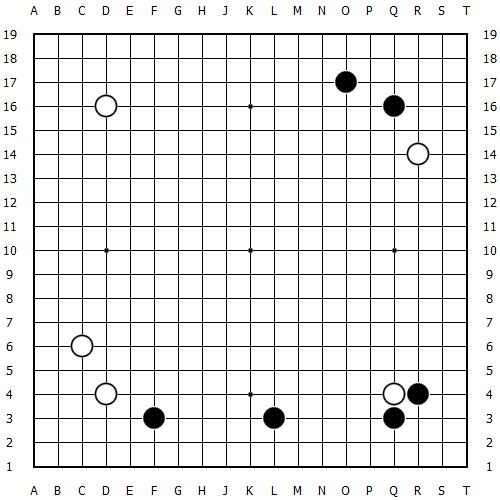
#> input picture go/go1.jpg, 500 x 500 px, found by its file name
$ python go.py
#> lines starting #> are read from the running program, lines starting #| are printed output that depends on the picture; after the words box and inside, x2 and y2 are one past the last pixel; in counts of white or black regions, pixels touching at a corner belong together
import cv2 as cv
import numpy as np
import math

#이미지 로드
src_gray = cv.imread('GO1.jpg',cv.IMREAD_GRAYSCALE)
#> src_gray: shape (500, 500); min 0, max 255, mean 232

if src_gray is None:
    print("Image load failed")

cv.imshow('src_gray',src_gray)

#노이즈 제거
blur_src_gray=cv.GaussianBlur(src_gray,(5,5),0)
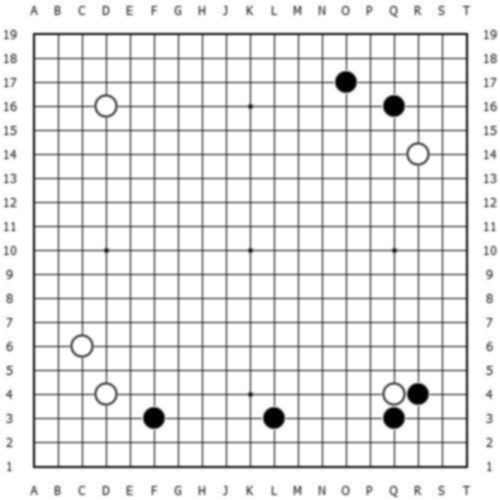
#> blur_src_gray: shape (500, 500); min 0, max 255, mean 232.1
dst_l = cv.cvtColor(src_gray, cv.COLOR_GRAY2BGR)

# 바둑알 검출
circles = cv.HoughCircles(src_gray, cv.HOUGH_GRADIENT,1,10,param1=100,param2=20,minRadius= 11,maxRadius=13)
#> circles = [[81.5, 345.5, 11.2], [105.5, 105.5, 11.2], [105.5, 393.5, 11.2], [393.5, 393.5, 11.2], [417.5, 153.5, 11.2], [153.5, 417.5, 11.15], [273.5, 417.5, 11.15], [345.5, 81.5, 11.15], [393.5, 105.5, 11.15], [393.5, 417.5, 11.15], [417.5, 393.5, 11.15]]

if circles is not None:
    for i in range(circles.shape[1]):
        cx,cy,radius = circles[0][i]
        cv.circle(dst_l,(int(cx),int(cy)),int(radius),(0,0,255),2,cv.LINE_AA)
#> this loop made 11 passes
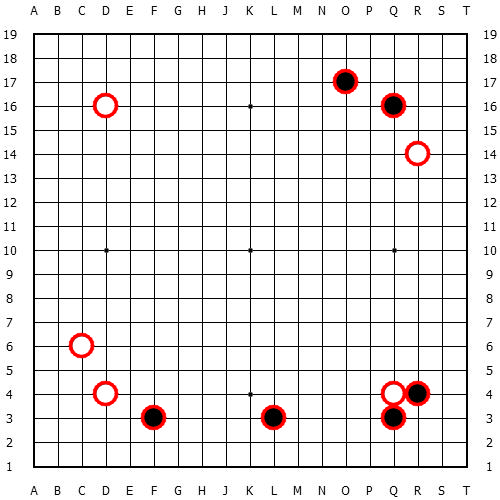
#> dst_l: shape (500, 500, 3); mean B, G, R 230.5, 230.5, 233.3

# 바둑알이 적은 직선 검출
edge = cv.Canny(blur_src_gray,70,300)
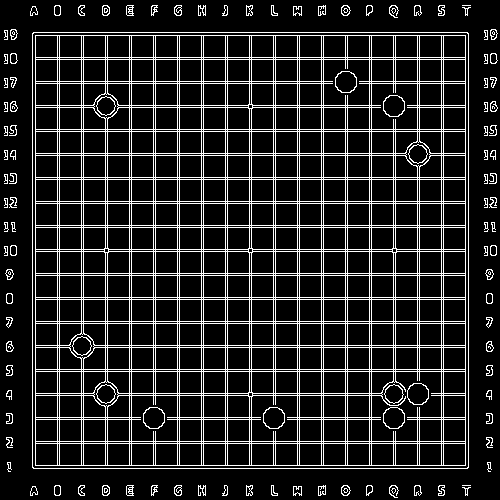
#> edge: shape (500, 500); 14% white in thin lines or dots
cv.imshow("edge",edge)
lines = cv.HoughLines(edge,1,math.pi/90,220)
#> lines = 76 rows, first 8: [227, 0], [465, 0], [203, 0], [32, 1.57], [129, 0], [323, 0], [441, 0], [32, 0]

if lines is not None:
    for i in range(lines.shape[0]):
        rho=lines[i][0][0]
        theta=lines[i][0][1]
        cos_t=math.cos(theta)
        sin_t=math.sin(theta)
        x0,y0=rho*cos_t,rho*sin_t
        alpha=1000
        # theta 값 기준하여 수평/수직선 1차 검출
        if theta > np.pi / 180 * 170 or theta < np.pi / 180 * 10:
            pt1 = (int(x0 + 1000 * (-sin_t)), int(y0 + 1000 * (cos_t)))
            pt2 = (int(x0 - 1000 * (-sin_t)), int(y0 - 1000 * (cos_t)))
            cv.line(dst_l, pt1, pt2, (0,128, 0), 1, cv.LINE_AA)

        if theta > np.pi / 180 * 80 and theta < np.pi / 180 * 100:
            pt1 = (int(x0 + 1000 * (-sin_t)), int(y0 + 1000 * (cos_t)))
            pt2 = (int(x0 - 1000 * (-sin_t)), int(y0 - 1000 * (cos_t)))
            cv.line(dst_l, pt1, pt2, (0,128, 0), 1, cv.LINE_AA)
#> this loop made 76 passes
#> (rho, theta, cos_t, sin_t, x0, y0, pt1, pt2) on passes 1 to 10: (227, 0, 1, 0, 227, 0, (227, 1000), (227, -1000)), (465, 0, 1, 0, 465, 0, (465, 1000), (465, -1000)), (203, 0, 1, 0, 203, 0, (203, 1000), (203, -1000)), (32, 1.57, -4.37e-08, 1, -1.4e-06, 32, (-1000, 31), (999, 32)), (129, 0, 1, 0, 129, 0, (129, 1000), (129, -1000)), (323, 0, 1, 0, 323, 0, (323, 1000), (323, -1000)), (441, 0, 1, 0, 441, 0, (441, 1000), (441, -1000)), (32, 0, 1, 0, 32, 0, (32, 1000), (32, -1000)), (131, 0, 1, 0, 131, 0, (131, 1000), (131, -1000)), (443, 0, 1, 0, 443, 0, (443, 1000), (443, -1000))
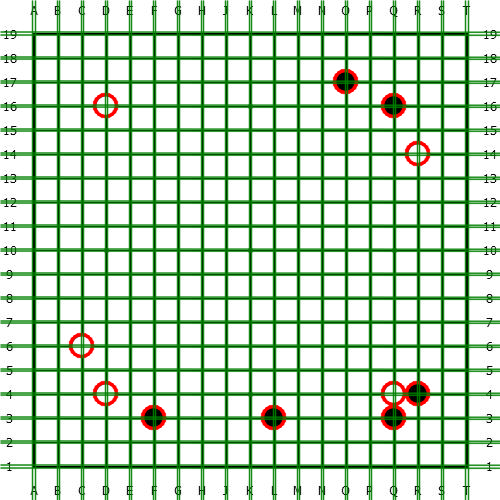
#> dst_l: shape (500, 500, 3); mean B, G, R 191.2, 216.3, 193.5

#3. 바둑알 중점 좌표로 직선 검출
center_dst = np.zeros((dst_l.shape[0], dst_l.shape[1]), dtype=np.uint8)
for circle in circles[0,:]:
    center = (int(circle[0]), int(circle[1]))
    center_dst[center] = 255
#> this loop made 11 passes
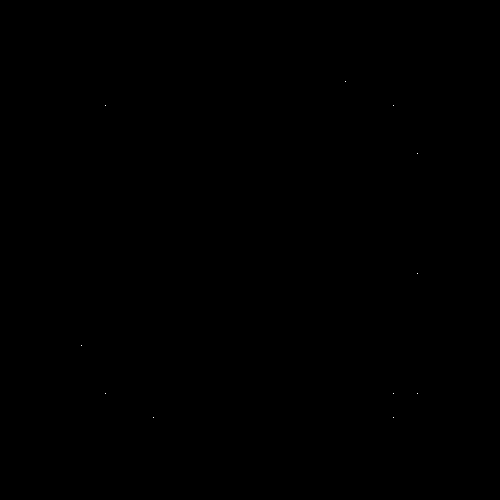
#> center_dst: shape (500, 500); 0% white in thin lines or dots, all inside (x1, y1, x2, y2) = (81, 81, 418, 418)

center_lines = cv.HoughLines(center_dst, 1, np.pi / 180, 5, 0, 0)
if center_lines is not None:
    for line in center_lines:
        rho, theta = line[0]
        cos_t = math.cos(theta)
        sin_t = math.sin(theta)
        x0 = cos_t * rho
        y0 = sin_t * rho
        alpha=1000
        # theta 값 이용한 수평/수직선 최종
        if theta > np.pi / 180 * 170 or theta < np.pi / 180 * 10:
            pt1 = (int(x0 + 1000 * (-sin_t)), int(y0 + 1000 * (cos_t)))
            pt2 = (int(x0 - 1000 * (-sin_t)), int(y0 - 1000 * (cos_t)))
            cv.line(dst_l, pt1, pt2, (0,128, 0), 1, cv.LINE_AA)

        if theta > np.pi / 180 * 80 and theta < np.pi / 180 * 100:
            pt1 = (int(x0 + 1000 * (-sin_t)), int(y0 + 1000 * (cos_t)))
            pt2 = (int(x0 - 1000 * (-sin_t)), int(y0 - 1000 * (cos_t)))
            cv.line(dst_l, pt1, pt2, (0,128, 0), 1, cv.LINE_AA)

# 바둑돌 중점 표시
if circles is not None:
    for circle in circles[0,:]:
        center = (int(circle[0]), int(circle[1]))
        cv.line(dst_l, center, center, (255,0, 0), 6, cv.LINE_AA)
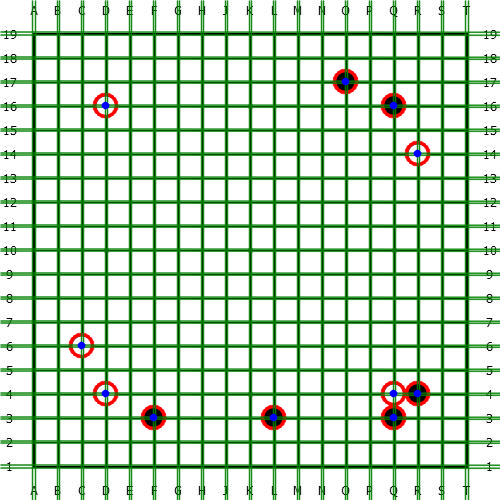
#> dst_l: shape (500, 500, 3); 0.25% of pixels changed, all inside (x1, y1, x2, y2) = (77, 77, 422, 422)


cv.imshow('lines',dst_l)
cv.waitKey()
cv.destroyAllWindows()
